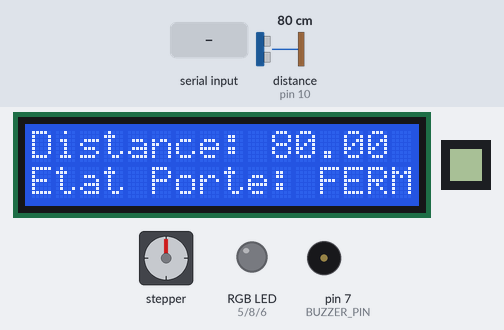
The sketch below on a simulated Arduino Mega 2560, built with avr-gcc and run on an emulated ATmega2560. Parts: 16×2 character LCD, 8×8 one-colour display, stepper motor, an RGB LED mixed from three pins (HIGH = lit), buzzer (waves = sounding). Dashed ring = blinking. Inputs (shaded band) come from the test bench; at power-on: distance to the obstacle (sensor on pin 10) 80 cm. The echo pulse lasts 58.3 µs per cm; stepper angles assume 2048 steps per turn; what the sketch prints to the serial monitor is not drawn.

Above: at 1.2 s.
1.3 s: "alm;on\n" received over Serial
At 1.41 s:
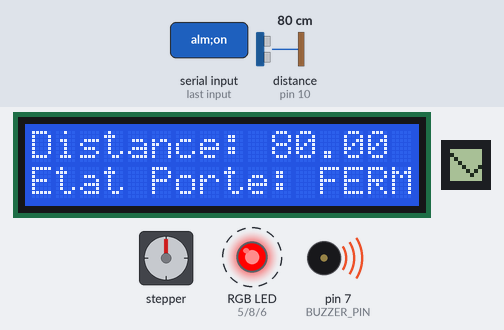
3.2 s: distance to the obstacle (sensor on pin 10) set to 23 cm
At 5.3 s:
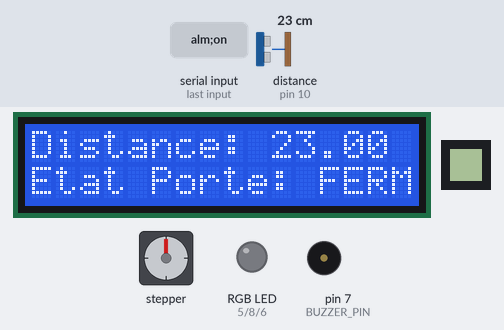
5.8 s: distance to the obstacle (sensor on pin 10) set to 19 cm
At 6.19 s:
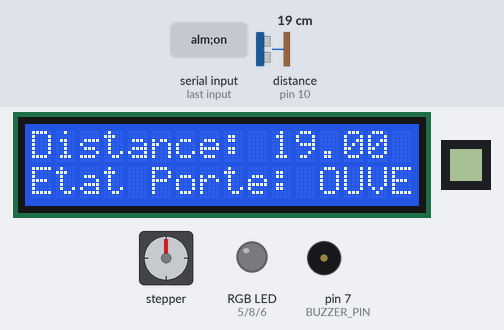
8.0 s: "gDist\n" received over Serial
At 8.22 s:
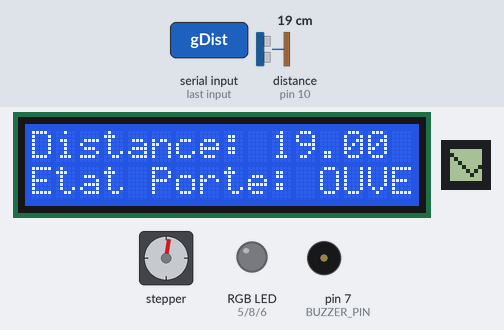
10.0 s: distance to the obstacle (sensor on pin 10) set to 17 cm
At 10.52 s:
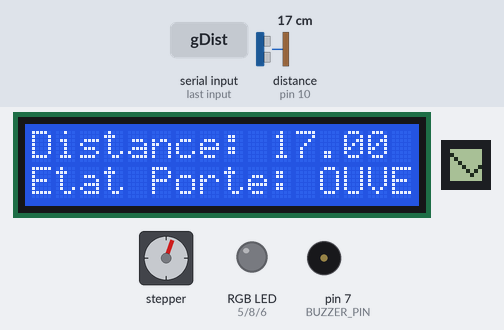
12.5 s: distance to the obstacle (sensor on pin 10) set to 13 cm
At 14.13 s:
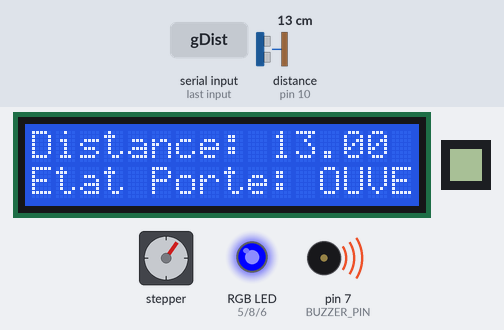
Timing chart, 0 to 20.9 s (numbered marks = the images above; inputs shaded):
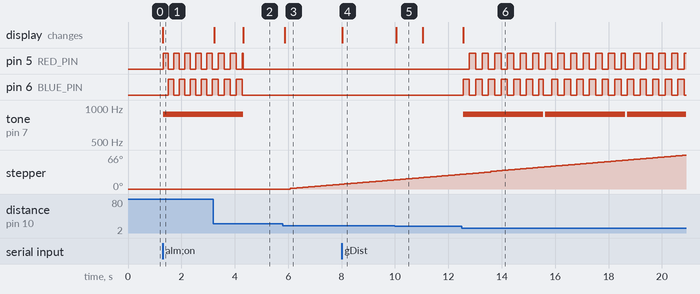

Measured:
- the behaviour switches between 21 and 20 cm on distance to the obstacle (sensor on pin 10) (found by bisection; images 2 and 3)
- the behaviour switches between 16 and 15 cm on distance to the obstacle (sensor on pin 10) (found by bisection; images 5 and 6)
- after the input at 1.3 s, pin 5 (RED_PIN): alternates HIGH for 0.20 s and LOW for 0.20 s, starting at once; pin 6 (BLUE_PIN): alternates HIGH for 0.20 s and LOW for 0.20 s, starting after 0.22 s; tone on pin 7 (BUZZER_PIN): silent → 880 Hz at once; the display: changes at once (image 1)
- after the input at 3.2 s, the display: first changes at once (image 2 shows a later state)
- after the input at 5.8 s, stepper: keeps turning clockwise at about 5°/s, starting after 0.27 s; the display: changes after 0.07 s (image 3)
- after the input at 8.0 s, the display: changes at once (image 4)
- after the input at 10.0 s, the display: changes after 0.05 s (image 5)
- after the input at 12.5 s, pin 5 (RED_PIN): goes 12 × (HIGH 0.24 s, LOW 0.24 s), HIGH 0.16 s, LOW 0.32 s, 4 × (HIGH 0.24 s, LOW 0.24 s), then HIGH, starting after 0.29 s; pin 6 (BLUE_PIN): goes 6 × (HIGH 0.24 s, LOW 0.24 s), HIGH 0.16 s, LOW 0.32 s, 10 × (HIGH 0.24 s, LOW 0.24 s), HIGH 0.24 s, then LOW, starting after 0.05 s

The sketch:

labo07-Refactorisation.ino
```cpp
#include <U8g2lib.h>
#include <Arduino.h>
#include <AccelStepper.h>
#include <Wire.h>
#include <LCD_I2C.h>
#include <HCSR04.h>
#include "Alarm.h"
#include "PorteAutomatique.h"

// --- Constantes ---
#define TRIGGER_PIN 9
#define ECHO_PIN 10
#define RED_PIN 5
#define BLUE_PIN 6
#define GREEN_PIN 8
#define BUZZER_PIN 7
#define IN_1 30
#define IN_2 31
#define IN_3 32
#define IN_4 33
#define CLK_PIN 26
#define DIN_PIN 25
#define CS_PIN 27  // Chip Select

#define LCD_ADDRESS 0x27
#define LCD_COLUMNS 16
#define LCD_ROWS 2

const int DISTANCE_ALARME = 15;
const int DISTANCE_MAX = 400;
const int STEPS_PER_REVOLUTION = 2048;
const float ANGLE_MIN = 10;
const float ANGLE_MAX = 170;

// --- Objets globaux ---
LCD_I2C lcd(LCD_ADDRESS, LCD_COLUMNS, LCD_ROWS);
HCSR04 hc(TRIGGER_PIN, ECHO_PIN);
float distance = 0;
Alarm alarm(RED_PIN, GREEN_PIN, BLUE_PIN, BUZZER_PIN, distance);
PorteAutomatique porte(IN_1, IN_2, IN_3, IN_4, distance);
U8G2_MAX7219_8X8_F_4W_SW_SPI u8g2(U8G2_R0, CLK_PIN, DIN_PIN, CS_PIN, U8X8_PIN_NONE, U8X8_PIN_NONE);

// --- Variables globales ---
unsigned long currentTime;
bool afficherSymbol = false;
int symbole = 0;
unsigned long tempsAffichage = 0;
bool reponse;

 #pragma region commande-symbol

// ---- États de l'application ----
enum AppState { STOP, RUNNING };
AppState appState = RUNNING;

// ---- Gestion des symboles ----
const uint8_t bitmap_check[8] = { 0b00000000, 0b00000001, 0b00000010, 0b00000100, 0b10001000, 0b01010000, 0b00100000, 0b00000000 };
const uint8_t bitmap_cross[8] = { 0b10000001, 0b01000010, 0b00100100, 0b00011000, 0b00011000, 0b00100100, 0b01000010, 0b10000001 };
const uint8_t bitmap_cercle[8] = { 0b00111100, 0b01000010, 0b10100001, 0b10010001, 0b10001001, 0b10000101, 0b01000010, 0b00111100 };

enum Symbol { SYMBOL_CHECK, SYMBOL_CROSS, SYMBOL_CERCLE };

// ---- Fonctions de gestion des commandes ----
void gererCommande(String cmd) {
    if (cmd == "gDist") {
        Serial.println("PC: gDist");
        Serial.print("Arduino: ");
        Serial.println(distance);
        afficheSymboleMillis(SYMBOL_CHECK);
    }
    else if (cmd.startsWith("cfg;alm;")) {
        String valStr = cmd.substring(cmd.lastIndexOf(';') + 1);
        int distAlarme = valStr.toInt();
        if (distAlarme >= 0 && distAlarme <= 100) {
            alarm.setDistance(distAlarme);
            Serial.println("Distance alarme configurée à " + valStr);
            afficheSymboleMillis(SYMBOL_CHECK);
        } else {
            Serial.println("Erreur de valeur");
            afficheSymboleMillis(SYMBOL_CROSS);
        }
    }
    else if (cmd == "alm;on") {
        alarm.turnOn();
        Serial.println("Alarme activée !");
        afficheSymboleMillis(SYMBOL_CHECK);
    }
    else if (cmd == "alm;off") {
        alarm.turnOff();
        Serial.println("Alarme désactivée !");
        afficheSymboleMillis(SYMBOL_CROSS);
    }
    else if (cmd == "alm;etat") {
        AlarmState state = alarm.getState();
        Serial.print("État de l'alarme : ");
        switch (state) {
            case OFF: Serial.println("OFF"); break;
            case WATCHING: Serial.println("WATCHING"); break;
            case ON: Serial.println("ON"); break;
            case TESTING: Serial.println("TESTING"); break;
        }
        afficheSymboleMillis(SYMBOL_CERCLE);
    }
    else if (cmd == "porte:etat") {
        Serial.print("État de la porte : ");
        Serial.println(porte.getEtatTexte());
        afficheSymboleMillis(SYMBOL_CERCLE);
    }
    else {
        Serial.println("Commande inconnue");
        afficheSymboleMillis(SYMBOL_CROSS);
    }
}


// ---- Affichage des symboles ----
void afficheSymboleMillis(int s) {
    symbole = s;
    tempsAffichage = millis();
    afficherSymbol = true;
}

void afficherSymbole() {
    if (afficherSymbol) {
        switch (symbole) {
            case SYMBOL_CHECK:
                u8g2.clearBuffer();
                u8g2.drawXBM(0, 0, 8, 8, bitmap_check);
                u8g2.sendBuffer();
                break;
            case SYMBOL_CROSS:
                u8g2.clearBuffer();
                u8g2.drawXBM(0, 0, 8, 8, bitmap_cross);
                u8g2.sendBuffer();
                break;
            case SYMBOL_CERCLE:
                u8g2.clearBuffer();
                u8g2.drawXBM(0, 0, 8, 8, bitmap_cercle);
                u8g2.sendBuffer();
                break;
        }
        if (millis() - tempsAffichage >= 3000) {
            afficherSymbol = false;
            u8g2.clearBuffer();
            u8g2.sendBuffer();
        }
    }
}
#pragma endregion


#pragma region setup-loop
// ---- Setup et Loop ----
void setup() {
    Serial.begin(115200);
    lcd.begin();
    u8g2.begin();
    lcd.backlight();
    pinMode(RED_PIN, OUTPUT);
    pinMode(BLUE_PIN, OUTPUT);
    pinMode(BUZZER_PIN, OUTPUT);
    digitalWrite(RED_PIN, LOW);
    digitalWrite(BLUE_PIN, LOW);
    digitalWrite(BUZZER_PIN, LOW);

    // Configuration initiale des objets
    alarm.setDistance(DISTANCE_ALARME);
    porte.setPasParTour(STEPS_PER_REVOLUTION);
    porte.setAngleOuvert(ANGLE_MAX);
    porte.setAngleFerme(ANGLE_MIN);
}

void loop() {
    currentTime = millis();

    // Lecture de la distance
    distance = hc.dist();
    if (distance == 0 || distance > DISTANCE_MAX) {
        distance = DISTANCE_MAX;
    }

    // Gestion des états de l'alarme et de la porte
    alarm.update();
    porte.update();

    // Affichage LCD
    lcd.setCursor(0, 0);
    lcd.print("Distance: ");
    lcd.print(distance);
    lcd.print(" cm");

    lcd.setCursor(0, 1);
    lcd.print("Etat Porte: ");
    lcd.print(porte.getEtatTexte());

    // Gestion des commandes reçues
    if (Serial.available()) {
        String cmd = Serial.readStringUntil('\n');
        //cmd.trim();
        gererCommande(cmd);
    }

    // Affichage des symboles de validation
    afficherSymbole();
}

 #pragma endregion
```

Alarm.cpp
```cpp
#include "Alarm.h"
#include <Arduino.h>

Alarm::Alarm(int rPin, int gPin, int bPin, int buzzerPin, float& distanceRef)
    : _rPin(rPin), _gPin(gPin), _bPin(bPin), _buzzerPin(buzzerPin), _distance(&distanceRef),
      _state(OFF), _lastUpdate(0), _lastDetectedTime(0), _testStartTime(0),
      _currentColor(false), _distanceTrigger(15.0), _timeoutDelay(3000), _variationRate(200)
{
    pinMode(_rPin, OUTPUT);
    pinMode(_gPin, OUTPUT);
    pinMode(_bPin, OUTPUT);
    pinMode(_buzzerPin, OUTPUT);

    // Default gyrophare colors: red and blue
    _colA[0] = 255; _colA[1] = 0; _colA[2] = 0;
    _colB[0] = 0;   _colB[1] = 0; _colB[2] = 255;
}

void Alarm::setDistance(float dist) {
    _distanceTrigger = dist;
}

AlarmState Alarm::getState() const {
    return _state;
}

void Alarm::update() {
    _currentTime = millis();

    switch (_state) {
        case OFF:
            _offState();
            break;
        case WATCHING:
            _watchState();
            break;
        case ON:
            _onState();
            break;
        case TESTING:
            _testingState();
            break;
    }
}

void Alarm::_offState() {
    _setRGB(0, 0, 0);
    noTone(_buzzerPin);
    if (*_distance <= _distanceTrigger) {
        _state = ON;
        _lastDetectedTime = _currentTime;
    }
}

void Alarm::_watchState() {
    if (*_distance <= _distanceTrigger) {
        _state = ON;
        _lastDetectedTime = _currentTime;
    } else {
        _setRGB(0, 0, 0);
        noTone(_buzzerPin);
    }
}

void Alarm::_onState() {
    if (_currentTime - _lastDetectedTime > _timeoutDelay) {
        _state = WATCHING;
        _setRGB(0, 0, 0);
        noTone(_buzzerPin);
        return;
    }

    if (_currentTime - _lastUpdate >= _variationRate) {
        _lastUpdate = _currentTime;
        _currentColor = !_currentColor;
        _setRGB(
            _currentColor ? _colA[0] : _colB[0],
            _currentColor ? _colA[1] : _colB[1],
            _currentColor ? _colA[2] : _colB[2]
        );
        tone(_buzzerPin, 880);  // 1 kHz buzzer tone
    }
}

void Alarm::_testingState() {
    if (_currentTime - _testStartTime > 3000) {
        _state = OFF;
        _setRGB(0, 0, 0);
        noTone(_buzzerPin);
    } else {
        _setRGB(255, 255, 255);  // White light
        tone(_buzzerPin, 2000);  // 2 kHz buzzer
    }
}

void Alarm::turnOn() {
    _state = ON;
    _lastDetectedTime = millis();
}

void Alarm::turnOff() {
    _state = OFF;
    _setRGB(0, 0, 0);
    noTone(_buzzerPin);
}

void Alarm::test() {
    _testStartTime = millis();
    _state = TESTING;
}

void Alarm::_setRGB(int r, int g, int b) {
    analogWrite(_rPin, r);
    analogWrite(_gPin, g);
    analogWrite(_bPin, b);
}
```

Alarm.h
```cpp
// Fichier : Alarm.h

#pragma once


enum AlarmState {

OFF,

WATCHING,

ON,

TESTING

};


class Alarm {

public:

// Constructeur

// rPin, gPin, bPin : broches pour la DEL RGB

// buzzerPin : broche du buzzer

// distancePtr : pointeur vers la variable de distance partagée

Alarm(int rPin, int gPin, int bPin, int buzzerPin, float& distancePtr);


// Méthode à appeler continuellement dans loop()

void update();


// Régle les deux couleurs du gyrophare

void setColourA(int r, int g, int b);

void setColourB(int r, int g, int b);


// Régle la fréquence de variation du gyrophare (en ms)

void setVariationTiming(unsigned long ms);


// Régle la distance de déclenchement (en cm)

void setDistance(float d);

void getDistance();


// Régle le délai avant l'extinction après éloignement (en ms)

void setTimeout(unsigned long ms);


// Éteint/Allume l'alarme manuellement

void turnOff();

void turnOn();


// Déclenche un test de 3 secondes

void test();


// Retourne l'état courant de l'alarme

AlarmState getState() const;


private:

// --- Broches matérielles ---

int _rPin, _gPin, _bPin, _buzzerPin;


unsigned long _currentTime = 0;


// --- Couleurs du gyrophare ---

int _colA[3]; // Couleur A

int _colB[3]; // Couleur B

bool _currentColor = false; // false = couleur A, true = couleur B


// --- Détection ---

float* _distance; // Pointeur vers la distance externe

float _distanceTrigger = 10.0; // Distance minimale pour déclenchement


// --- Temporisation ---

unsigned long _variationRate = 500; // Intervalle entre deux couleurs

unsigned long _timeoutDelay = 3000; // Délai avant arrêt

unsigned long _lastUpdate = 0; // Pour le gyrophare

unsigned long _lastDetectedTime = 0; // Dernière fois qu'on a vu l'objet

unsigned long _testStartTime = 0; // Pour TESTING


// --- État interne ---

AlarmState _state = OFF;


// --- Indicateurs de transition ---

bool _turnOnFlag = false; // Pour transition vers ON

bool _turnOffFlag = false; // Pour transition vers OFF


// --- Méthodes internes ---

void _setRGB(int r, int g, int b);

void _turnOff(); // Éteint DEL et buzzer


// Gestion des états

void _offState();

void _watchState();

void _onState();

void _testingState();

};
```

PorteAutomatique.cpp
```cpp
#include "PorteAutomatique.h"

PorteAutomatique::PorteAutomatique(int p1, int p2, int p3, int p4, float& distanceRef)
    : _stepper(AccelStepper::FULL4WIRE, p1, p3, p2, p4),
      _distance(distanceRef), _etat(FERMEE),
      _angleOuvert(90), _angleFerme(0), _stepsPerRev(2048),
      _distanceOuverture(20), _distanceFermeture(30)
{
    _stepper.setMaxSpeed(500);
    _stepper.setAcceleration(200);
    _stepper.setCurrentPosition(_angleEnSteps(_angleFerme)); // Position initiale = fermée
}

void PorteAutomatique::update() {
    _currentTime = millis();
    _mettreAJourEtat();
    _stepper.run();
}

void PorteAutomatique::_mettreAJourEtat() {
    switch (_etat) {
        case FERMEE:
            _fermeState();
            break;
        case OUVERTE:
            _ouvertState();
            break;
        case EN_OUVERTURE:
            _ouvertureState();
            break;
        case EN_FERMETURE:
            _fermetureState();
            break;
    }
}

void PorteAutomatique::_fermeState() {
    if (_distance <= _distanceOuverture) {
        _etat = EN_OUVERTURE;
        _ouvrir();
    }
}

void PorteAutomatique::_ouvertState() {
    if (_distance >= _distanceFermeture) {
        _etat = EN_FERMETURE;
        _fermer();
    }
}

void PorteAutomatique::_ouvertureState() {
    if (_stepper.distanceToGo() == 0) {
        _etat = OUVERTE;
    }
}

void PorteAutomatique::_fermetureState() {
    if (_stepper.distanceToGo() == 0) {
        _etat = FERMEE;
    }
}

void PorteAutomatique::_ouvrir() {
    _stepper.moveTo(_angleEnSteps(_angleOuvert));
}

void PorteAutomatique::_fermer() {
    _stepper.moveTo(_angleEnSteps(_angleFerme));
}

long PorteAutomatique::_angleEnSteps(float angle) const {
    return static_cast<long>((angle * _stepsPerRev) / 360.0);
}

void PorteAutomatique::setPasParTour(int pas) {
    _stepsPerRev = pas;
}

void PorteAutomatique::setAngleOuvert(float angle) {
    _angleOuvert = angle;
}

void PorteAutomatique::setAngleFerme(float angle) {
    _angleFerme = angle;
}

const char* PorteAutomatique::getEtatTexte() const {
    switch (_etat) {
        case FERMEE:
            return "FERMEE";
        case OUVERTE:
            return "OUVERTE";
        case EN_OUVERTURE:
            return "OUVERTURE";
        case EN_FERMETURE:
            return "FERMETURE";
        default:
            return "INCONNU";
    }
}
```

PorteAutomatique.h
```cpp
// Fichier : PorteAutomatique.h
#pragma once

#include <AccelStepper.h>

enum EtatPorte {
	FERMEE,
	OUVERTE,
	EN_FERMETURE,
	EN_OUVERTURE
};

class PorteAutomatique {
public:
	// Constructeur
	// p1 à p4 : broches IN1 à IN4 du ULN2003
	// distancePtr : pointeur vers la variable distance partagée
	PorteAutomatique(int p1, int p2, int p3, int p4, float& distancePtr);

	// Doit être appelée continuellement dans loop()
	void update();

	// Régle l'angle maximal d'ouverture de la porte
	void setAngleOuvert(float angle);

	// Régle l'angle de fermeture (habituellement 0°)
	void setAngleFerme(float angle);

	// Définit le nombre de pas par tour du moteur
	void setPasParTour(int steps);

	// Définit la distance de déclenchement pour l'ouverture
	void setDistanceOuverture(float distance);

	// Définit la distance de déclenchement pour la fermeture
	void setDistanceFermeture(float distance);

	// Retourne l'état actuel de la porte sous forme de texte
	const char* getEtatTexte() const;

	// Retourne l'angle actuel de la porte
	float getAngle() const;

private:
	// Moteur AccelStepper
	AccelStepper _stepper;
	unsigned long _currentTime = 0;

	// Angle de position
	float _angleOuvert = 90;
	float _angleFerme = 0;

	// Conversion : pas par tour
	int _stepsPerRev = 2048; // par défaut pour 28BYJ-48

	// Distance mesurée
	float& _distance;

	// Distance de seuils
	float _distanceOuverture = 20;
	float _distanceFermeture = 30;

	// État actuel
	EtatPorte _etat = FERMEE;

	// Méthodes d'état
	void _ouvertState();
	void _fermeState();
	void _ouvertureState();
	void _fermetureState();

	// actions
	void _ouvrir();
	void _fermer();

	void _mettreAJourEtat();

	// Aide
	long _angleEnSteps(float angle) const;
};
```
